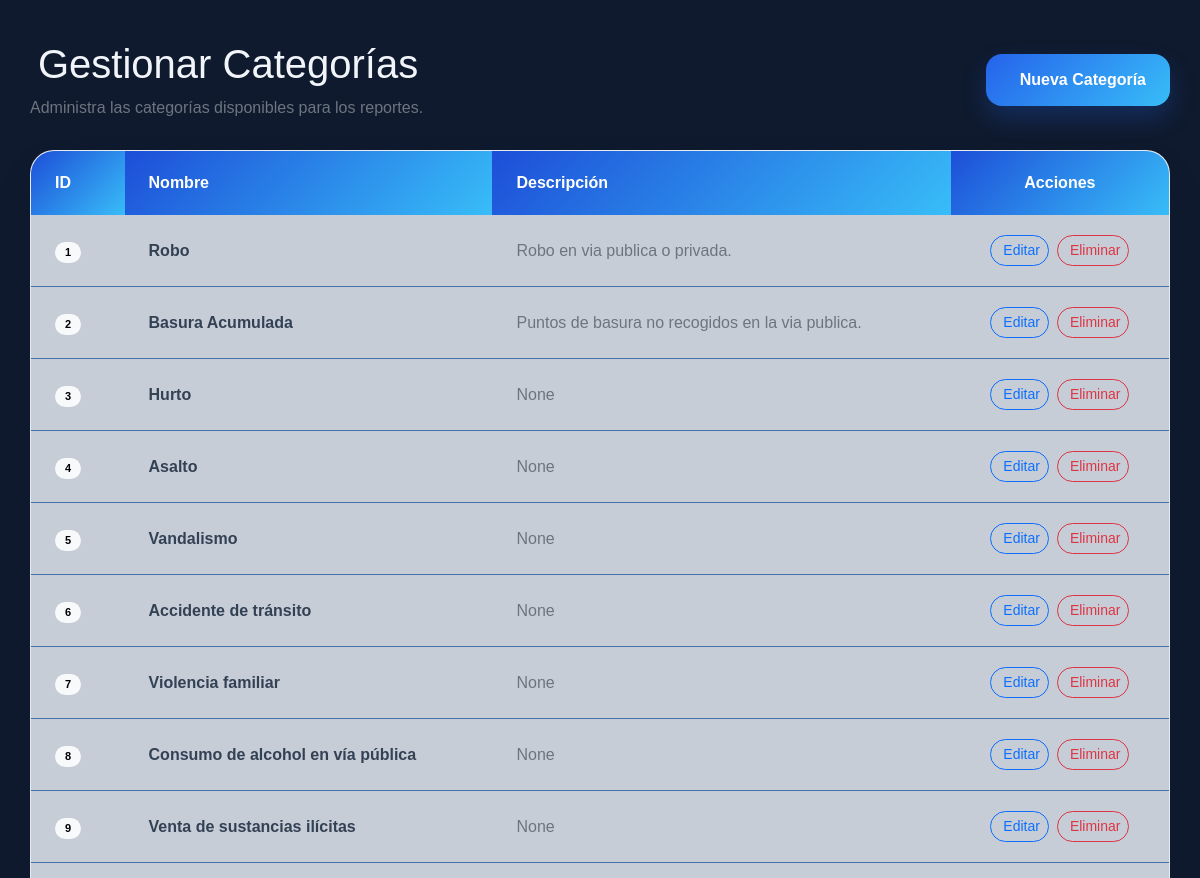
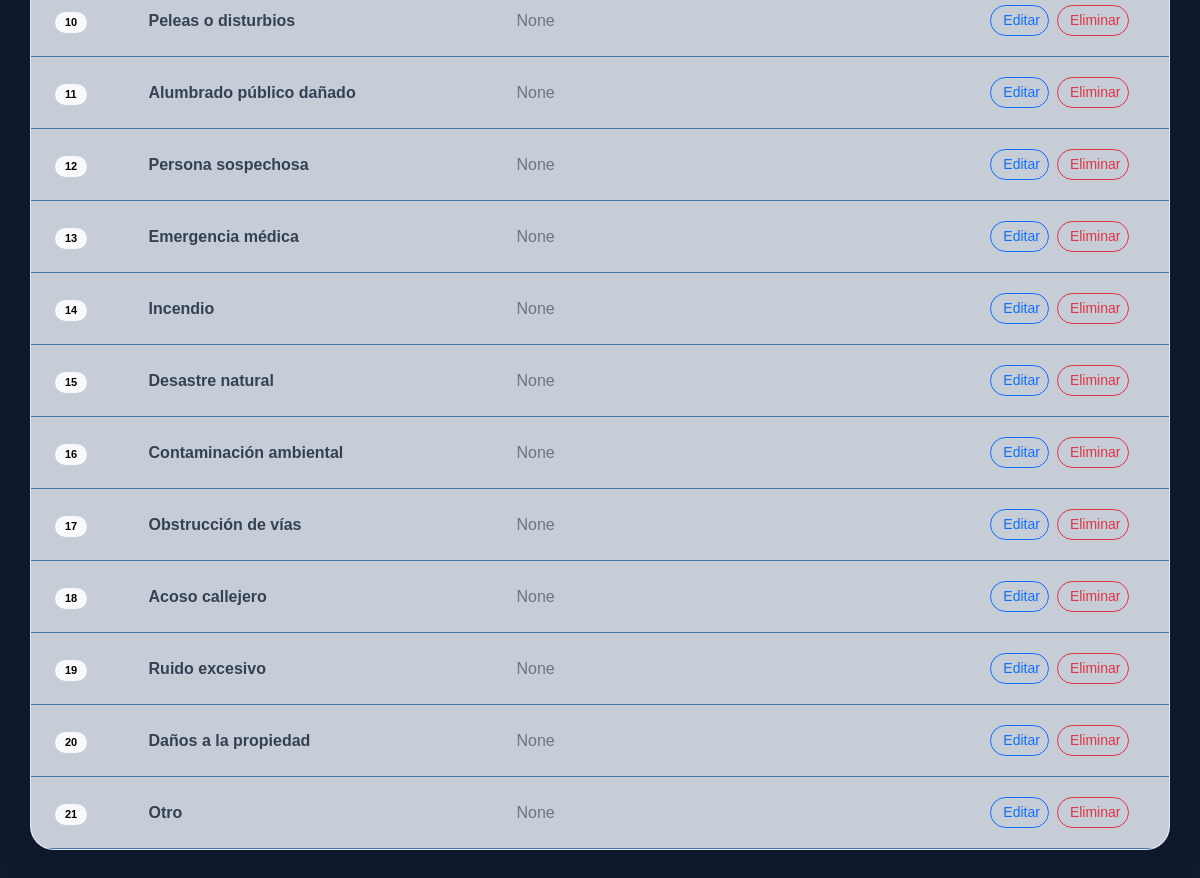
/categorias (signed in), run on the app's committed database (2 pictures, top to bottom).
### app/models/categoria.py (models this page shows)
class Categoria(db.Model):
    __tablename__ = "categorias"
    id_categoria = db.Column(
        db.Integer,
        primary_key=True
    )
    nombre = db.Column(
        db.String(100),
        nullable=False
    )
    descripcion = db.Column(
        db.String(200)
    )

### app/blueprints/categorias/routes.py (the view)
@categorias_bp.route("/categorias")
@login_required
def listar():
    categorias = Categoria.query.all()
    return render_template(
        "categorias/listar.html",
        categorias=categorias
    )

### app/__init__.py (called while the page is built)
@login_manager.user_loader
def load_user(user_id):
    return Usuario.query.get(
        int(user_id)
    )

### app/templates/categorias/listar.html (shortened to what this page needs)
{% extends "base.html" %}
{% block content %}
<div class="admin-page">
    <div class="admin-header">
        <div>
            <h1 class="admin-title">
                Gestionar Categorías
            </h1>
            <p class="text-secondary mb-0">
                Administra las categorías disponibles para los reportes.
            </p>
        </div>
        <a href="{{ url_for('categorias.crear') }}"
           class="admin-btn">
            Nueva Categoría
        </a>
    </div>
    <div class="admin-card">
        <div class="table-responsive">
            <table class="table align-middle mb-0">
                <thead>
                    <tr>
                        <th>ID</th>
                        <th>Nombre</th>
                        <th>Descripción</th>
                        <th class="text-center">Acciones</th>
                    </tr>
                </thead>
                <tbody>
                    {% for categoria in categorias %}
                    <tr>
                        <td>
                            <span class="badge rounded-pill text-bg-light">
                                {{ categoria.id_categoria }}
                            </span>
                        </td>
                        <td class="fw-semibold">
                            {{ categoria.nombre }}
                        </td>
                        <td class="text-secondary">
                            {{ categoria.descripcion }}
                        </td>
                        <td>
                            <div class="d-flex justify-content-center gap-2">
                                <a href="{{ url_for('categorias.editar', id=categoria.id_categoria) }}"
                                   class="btn btn-sm btn-outline-primary rounded-pill">
                                    Editar
                                </a>
                                <a href="{{ url_for('categorias.eliminar', id=categoria.id_categoria) }}"
                                   class="btn btn-sm btn-outline-danger rounded-pill"
                                   onclick="return confirm('¿Deseas eliminar esta categoría?')">
                                    Eliminar
                                </a>
                            </div>
                        </td>
                    </tr>
                    {% endfor %}
                </tbody>
            </table>
        </div>
    </div>
</div>
{% endblock %}

### app/static/css/style.css (style rules this page uses)
body { background:#eef3f8; font-family:Arial,Helvetica,sans-serif; }
.btn { border-radius:10px; }
.table { background:white; border-radius:10px; }

### app/static/css/safecity.css (style rules this page uses)
:root { --bg-primary:#0f1a2e; --bg-secondary:#162035; --bg-accent:#0c1e3d; --blue-primary:#2563eb; --blue-secondary:#1a3a8f; --blue-light:#60a5fa; --text-primary:#f1f5f9; --text-secondary:#cbd5e1; --text-muted:#64748b; --success:#34d399; --warning:#fbbf24; --border:rgba(255,255,255,.08); --radius-sm:8px; --radius-md:12px; --radius-lg:18px; }
* { box-sizing:border-box; margin:0; padding:0; }
body { background:var(--bg-primary); color:var(--text-primary); font-family:Arial,Helvetica,sans-serif; }
.badge { padding:5px 10px; border-radius:20px; font-size:11px; }
.admin-page { max-width: 1400px; margin: 0 auto; padding: 40px 30px; }
.admin-header { display: flex; justify-content: space-between; align-items: center; gap: 20px; margin-bottom: 30px; }
.admin-card { background: #f8fbff; border: 1px solid rgba(148, 163, 184, .18); border-radius: 24px; overflow: hidden; box-shadow: 0 20px 40px rgba( 15, 23, 42, .08 ); }
.admin-btn { display: inline-flex; align-items: center; gap: 10px; padding: 14px 24px; background: linear-gradient( 135deg, #2563eb, #38bdf8 ); color: #fff; text-decoration: none; border-radius: 16px; font-weight: 600; box-shadow: 0 12px 24px rgba( 37, 99, 235, .25 ); transition: all .25s ease; }
.admin-card .table { margin: 0; }
.admin-card table thead th { background: linear-gradient( 135deg, #1d4ed8, #38bdf8 ); color: #fff; border: none; padding: 20px 24px; }
.admin-card table tbody td { padding: 20px 24px; vertical-align: middle; background: #c7cdd6; color: #334155; }
.admin-card table tbody tr { border-color: #4672ac; }

### data on the page
Categoria: id_categoria "1", nombre "Robo", descripcion "Robo en via publica o privada."
Categoria: id_categoria "2", nombre "Basura Acumulada", descripcion "Puntos de basura no recogidos en la via publica."
Categoria: id_categoria "3", nombre "Hurto", descripcion "None"
Categoria: id_categoria "4", nombre "Asalto", descripcion "None"
Categoria: id_categoria "5", nombre "Vandalismo", descripcion "None"
Categoria: id_categoria "6", nombre "Accidente de tránsito", descripcion "None"
Categoria: id_categoria "7", nombre "Violencia familiar", descripcion "None"
Categoria: id_categoria "8", nombre "Consumo de alcohol en vía pública", descripcion "None"
Categoria: id_categoria "9", nombre "Venta de sustancias ilícitas", descripcion "None"
Categoria: id_categoria "10", nombre "Peleas o disturbios", descripcion "None"
Categoria: id_categoria "11", nombre "Alumbrado público dañado", descripcion "None"
Categoria: id_categoria "12", nombre "Persona sospechosa", descripcion "None"
Categoria: id_categoria "13", nombre "Emergencia médica", descripcion "None"
Categoria: id_categoria "14", nombre "Incendio", descripcion "None"
Categoria: id_categoria "15", nombre "Desastre natural", descripcion "None"
Categoria: id_categoria "16", nombre "Contaminación ambiental", descripcion "None"
Categoria: id_categoria "17", nombre "Obstrucción de vías", descripcion "None"
Categoria: id_categoria "18", nombre "Acoso callejero", descripcion "None"
Categoria: id_categoria "19", nombre "Ruido excesivo", descripcion "None"
Categoria: id_categoria "20", nombre "Daños a la propiedad", descripcion "None"
Categoria: id_categoria "21", nombre "Otro", descripcion "None"
